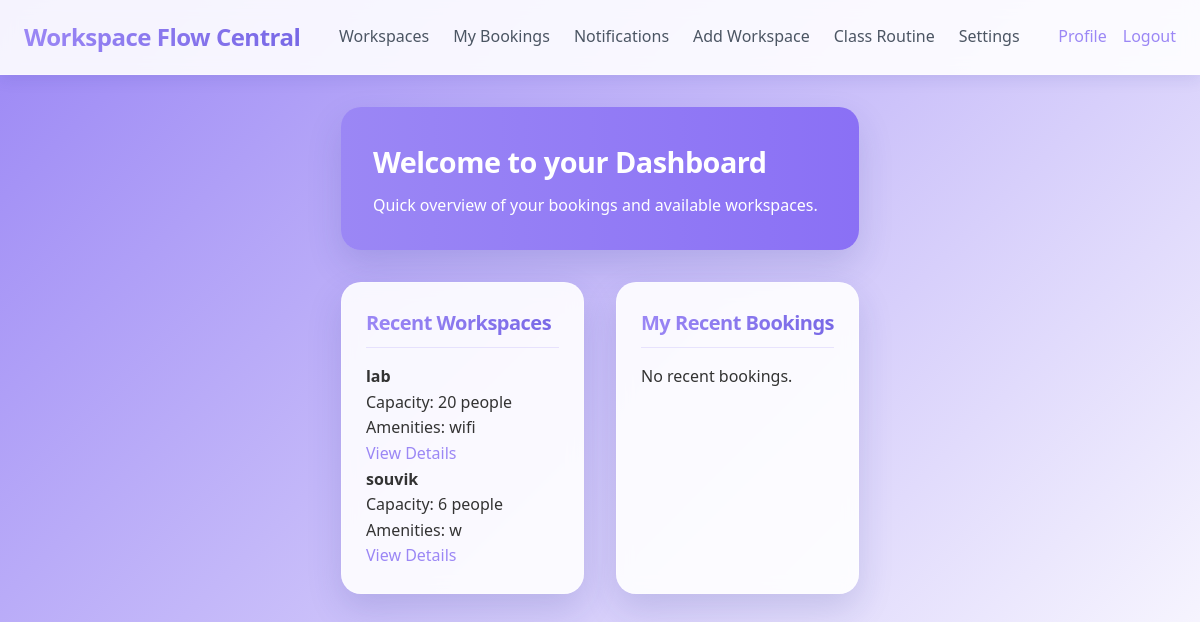
Screenshot of / (signed in) with the database file from the repository.
### website/models.py (models this page shows)
class Workspace(db.Model):
    id = db.Column(db.Integer, primary_key=True)
    name = db.Column(db.String(100), nullable=False)
    floor = db.Column(db.Integer, nullable=True)
    x = db.Column(db.Integer, nullable=True)  # for SVG positioning
    y = db.Column(db.Integer, nullable=True)
    capacity = db.Column(db.Integer, nullable=False)
    amenities = db.Column(db.String(255), nullable=True)

### website/views.py (the view)
@views.route('/')
@login_required
def home():
    recent_workspaces = Workspace.query.order_by(Workspace.id.desc()).limit(2).all()
    recent_bookings = Booking.query.filter_by(user_id=current_user.id).order_by(Booking.date.desc()).limit(2).all()
    return render_template(
        "dashboard.html",
        user=current_user,
        recent_workspaces=recent_workspaces,
        recent_bookings=recent_bookings
    )

### website/__init__.py (called while the page is built)
def create_app():
    app = Flask(__name__)
    app.config['SECRET_KEY'] = 'love'
    app.config['SQLALCHEMY_DATABASE_URI'] = f'sqlite:///{DB_NAME}'
    db.init_app(app)
    from .views import views
    from .auth import auth
    app.register_blueprint(views, url_prefix='/')
    app.register_blueprint(auth, url_prefix='/')
    from .models import User, Workspace  # Import Workspace model
    with app.app_context():
        db.create_all()
        seed_workspaces()  # Seed default workspaces
    login_manager = LoginManager()
    login_manager.login_view = 'auth.login'
    login_manager.init_app(app)
    @login_manager.user_loader
    def load_user(id):
        return User.query.get(int(id))
    return app

### website/templates/dashboard.html (shortened to what this page needs)
<!DOCTYPE html>
<html lang="en">
<head>
    <link rel="stylesheet" href="{{ url_for('static', filename='styles/dashboard.css') }}">
</head>
<body>
    <div class="workspace-dashboard">
      <header class="dashboard-header">
        <div class="header-container">
          <div class="header-left">
            <h1>Workspace Flow Central</h1>
          </div>
          <nav class="main-nav">
            <a href="/workspace">Workspaces</a>
            {% if current_user.role == 'staff' or current_user.role == 'admin' %}
              <a href="/bookings">My Bookings</a>
            {% endif %}
            <a href="/notification">Notifications</a>
            {% if current_user.role == 'admin' %}
              <a href="/work">Add Workspace</a>
              <a href="/class-routine">Class Routine</a>
            {% endif %}
            <a href="/setting">Settings</a>
          </nav>
          <div class="header-right">
            <a href="/profile">Profile</a>
            <a href="/logout">Logout</a>
          </div>
        </div>
      </header>
      <main class="dashboard-content">
        <section class="welcome-section">
          <h2>Welcome to your Dashboard</h2>
          <p>Quick overview of your bookings and available workspaces.</p>
        </section>
        <div class="dashboard-grid">
          <section class="workspaces-section">
            <h3>Recent Workspaces</h3>
            <div class="workspace-cards">
              {% if recent_workspaces %}
                {% for workspace in recent_workspaces %}
                  <div class="workspace-list">
                    <h4>{{ workspace.name }}</h4>
                    <p>Capacity: {{ workspace.capacity }} people</p>
                    <p>Amenities: {{ workspace.amenities }}</p>
                    <a href="{{ url_for('views.workspace_details', id=workspace.id) }}">View Details</a>
                  </div>
                {% endfor %}
              {% else %}
                <p>No workspaces available.</p>
              {% endif %}
            </div>
          </section>
          <section class="bookings-section">
            <h3>My Recent Bookings</h3>
            <div class="booking-cards">
              {% if recent_bookings %}
                {% for booking in recent_bookings %}
                  <div class="booking-list">
                    <h4>{{ booking.workspace.name }}</h4>
                    <p>Date: {{ booking.date }}</p>
                  </div>
                {% endfor %}
              {% else %}
                <p>No recent bookings.</p>
              {% endif %}
            </div>
          </section>
        </div>
      </main>
    </div>
  </body>
</html>

### website/static/styles/dashboard.css (style rules this page uses)
* { margin: 0; padding: 0; box-sizing: border-box; font-family: 'Segoe UI', Tahoma, Geneva, Verdana, sans-serif; }
body { background: linear-gradient(135deg, #9b87f5 0%, #ffffff 100%); min-height: 100vh; color: #333; line-height: 1.6; overflow-x: hidden; }
a { text-decoration: none; color: #9b87f5; transition: color 0.3s; }
.workspace-dashboard { display: flex; flex-direction: column; min-height: 100vh; }
.dashboard-header { background: rgba(255, 255, 255, 0.9); backdrop-filter: blur(8px); box-shadow: 0 4px 15px rgba(31, 38, 135, 0.1); padding: 1rem 0; position: sticky; top: 0; z-index: 10; border-bottom: 1px solid rgba(255, 255, 255, 0.3); }
.header-container { max-width: 1280px; margin: 0 auto; padding: 0 1.5rem; display: flex; flex-wrap: wrap; justify-content: space-between; align-items: center; gap: 1rem; }
.header-left h1 { font-size: 1.5rem; font-weight: 600; color: #111827; margin: 0; background: linear-gradient(to right, #9b87f5, #7868e6); -webkit-background-clip: text; background-clip: text; -webkit-text-fill-color: transparent; letter-spacing: -0.5px; }
.main-nav { display: flex; gap: 1.5rem; flex-wrap: wrap; }
.main-nav a { color: #4b5563; font-weight: 500; padding: 0.5rem 0; position: relative; text-decoration: none; }
.main-nav a::after { content: ''; position: absolute; bottom: 0; left: 0; width: 0; height: 2px; background-color: #9b87f5; transition: width 0.3s; }
.header-right { display: flex; gap: 1rem; }
.dashboard-content { max-width: 1280px; margin: 2rem auto; padding: 0 1.5rem; flex: 1; }
.welcome-section { background: linear-gradient(to right, #9b87f5, #8a70f5); color: white; border-radius: 20px; padding: 2rem; margin-bottom: 2rem; box-shadow: 0 15px 35px rgba(31, 38, 135, 0.15); transform: translateY(0); transition: all 0.5s cubic-bezier(0.175, 0.885, 0.32, 1.275); }
.welcome-section h2 { font-size: 1.8rem; margin-bottom: 0.5rem; font-weight: 600; letter-spacing: -0.5px; }
.dashboard-grid { display: grid; grid-template-columns: 1fr; gap: 2rem; }
@media (min-width: 768px) { .dashboard-grid { grid-template-columns: 1fr 1fr; } }
.workspaces-section, .bookings-section { background: rgba(255, 255, 255, 0.9); border-radius: 20px; padding: 1.5rem; box-shadow: 0 15px 35px rgba(31, 38, 135, 0.15); backdrop-filter: blur(8px); border: 1px solid rgba(255, 255, 255, 0.3); transition: all 0.5s cubic-bezier(0.175, 0.885, 0.32, 1.275); }
.workspaces-section h3, .bookings-section h3 { color: #111827; font-size: 1.25rem; margin-bottom: 1rem; padding-bottom: 0.5rem; border-bottom: 1px solid rgba(155, 135, 245, 0.2); background: linear-gradient(to right, #9b87f5, #7868e6); -webkit-background-clip: text; background-clip: text; -webkit-text-fill-color: transparent; letter-spacing: -0.5px; }

### rows the page displays
Workspace: name "lab", capacity "20", amenities "wifi"
Workspace: name "souvik", capacity "6", amenities "w"
